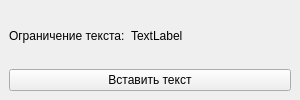
<?xml version="1.0" encoding="UTF-8"?>
<ui version="4.0">
 <class>MainWindow</class>
 <widget class="QMainWindow" name="MainWindow">
  <property name="geometry">
   <rect>
    <x>0</x>
    <y>0</y>
    <width>300</width>
    <height>100</height>
   </rect>
  </property>
  <property name="sizePolicy">
   <sizepolicy hsizetype="Expanding" vsizetype="Expanding">
    <horstretch>30</horstretch>
    <verstretch>0</verstretch>
   </sizepolicy>
  </property>
  <property name="minimumSize">
   <size>
    <width>300</width>
    <height>100</height>
   </size>
  </property>
  <property name="maximumSize">
   <size>
    <width>300</width>
    <height>100</height>
   </size>
  </property>
  <property name="windowTitle">
   <string>MainWindow</string>
  </property>
  <widget class="QWidget" name="centralwidget">
   <property name="sizePolicy">
    <sizepolicy hsizetype="Fixed" vsizetype="Fixed">
     <horstretch>30</horstretch>
     <verstretch>50</verstretch>
    </sizepolicy>
   </property>
   <property name="minimumSize">
    <size>
     <width>300</width>
     <height>100</height>
    </size>
   </property>
   <property name="maximumSize">
    <size>
     <width>300</width>
     <height>100</height>
    </size>
   </property>
   <layout class="QVBoxLayout" name="verticalLayout">
    <item>
     <layout class="QHBoxLayout" name="horizontalLayout">
      <item>
       <widget class="QLabel" name="label">
        <property name="text">
         <string>Ограничение текста:</string>
        </property>
       </widget>
      </item>
      <item>
       <widget class="QLabel" name="label_2">
        <property name="text">
         <string>TextLabel</string>
        </property>
       </widget>
      </item>
      <item>
       <spacer name="horizontalSpacer">
        <property name="orientation">
         <enum>Qt::Horizontal</enum>
        </property>
        <property name="sizeHint" stdset="0">
         <size>
          <width>40</width>
          <height>20</height>
         </size>
        </property>
       </spacer>
      </item>
     </layout>
    </item>
    <item>
     <widget class="QPushButton" name="pushButton">
      <property name="text">
       <string>Вставить текст</string>
      </property>
     </widget>
    </item>
   </layout>
  </widget>
 </widget>
 <resources/>
 <connections/>
</ui>
